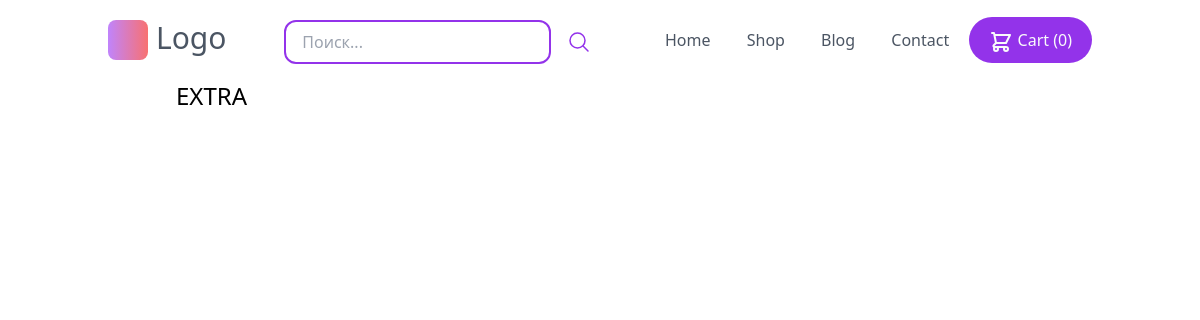
Before: /vendors/2/ with the older database file.
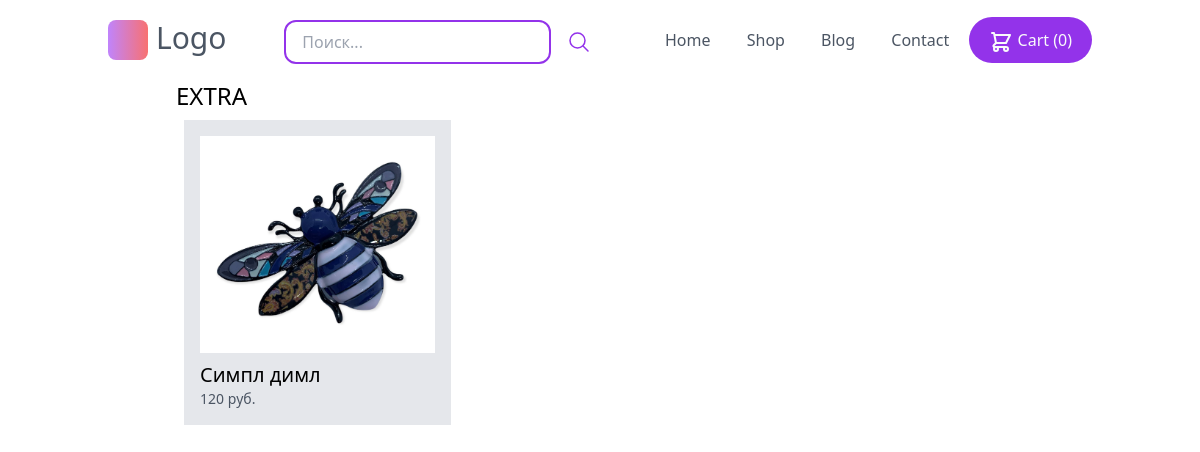
After: the same page with the newer database file.
### store/models.py (models this page shows, shortened)
class Product(models.Model):
    DRAFT = 'Черновик'
    WAITING_APPROVAL = 'Ожидает подтверждения'
    ACTIVE = 'Активный'
    DELETED = 'Удалён'
    STATUS_CHOICES = (
        (DRAFT, 'Черновик'),
        (WAITING_APPROVAL, 'Ожидает подтверждения'),
        (ACTIVE, 'Активный'),
        (DELETED, 'Удалён'),
    )
    user = models.ForeignKey(
        User, related_name='products', on_delete=models.CASCADE, verbose_name='Пользователь')
    category = models.ForeignKey(
        Category, related_name='products', on_delete=models.CASCADE, verbose_name='Категория')
    title = models.CharField(max_length=50, verbose_name='Название')
    slug = models.SlugField(max_length=50, verbose_name='Слаг')
    description = models.TextField(blank=True, verbose_name='Описание')
    price = models.IntegerField()
    created_at = models.DateTimeField(auto_now_add=True)
    updated_at = models.DateTimeField(auto_now=True)
    image = models.ImageField(upload_to='uploads/product_images', blank=True, null=True)
    thumbnail = models.ImageField(upload_to='uploads/product_images/thumbnail', blank=True, null=True)
    status = models.CharField(
        max_length=50, verbose_name='Статус', choices=STATUS_CHOICES, default=ACTIVE)
    class Meta:
        verbose_name = 'Товар'
        verbose_name_plural = 'Товары'
        ordering = ('-created_at',)
    def get_display_price(self):
        return self.price

### userprofile/views.py (the view)
# urls.py: path('vendors/<int:pk>/', views.vendor_detail, name='vendor_detail'),
def vendor_detail(request, pk):
    user = User.objects.get(pk=pk)
    products = user.products.filter(status=Product.ACTIVE)
    return render(request, 'userprofile/vendor_detail.html', {
        'user': user,
        'products': products,
    })

### store/cart.py (called while the page is built)
    def __len__(self):
        return sum(item['quantity'] for item in self.cart.values())

### store/context_processors.py (called while the page is built)
def cart(request):
    return {'cart': Cart(request)}

### userprofile/templates/userprofile/vendor_detail.html (shortened to what this page needs)
{% extends 'core/base.html' %}
{% block content %}
<h1 class="text-2xl">{% firstof user.get_full_name user.username %}</h1>
<div class="flex flex-wrap">
    {% for product in products %}
        <div class="product w-1/3 p-2">
            <div class="p-4 bg-gray-200">
                <a href="{% url 'product_detail' product.category.slug product.slug %}">
                    {% if product.image %}
                    <div class="image mb-2">
                        <img src="{{ product.image.url }}" alt="Image of {{ product.title }}">
                    </div>
                    {% endif %}
                    <h2 class="text-xl">{{ product.title }}</h2>
                    <p class="text-sm text-gray-600">
                        {{ product.get_display_price }} руб.
                    </p>
                </a>
            </div>
        </div>
    {% endfor %}
    </div>
{% endblock %}

Changed rows visible on the page:
added Product: image (picture), title "Симпл димл", get_display_price "120"
